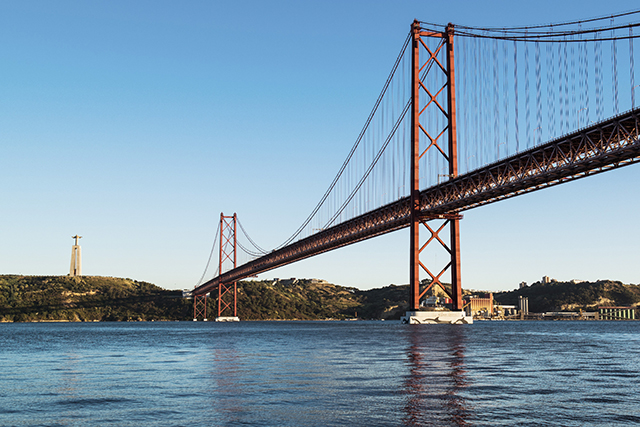
#> input picture py_curso_openVC/openCV_ex_prog/imgs/ponte.jpg, 640 x 427 px
$ python ex_openCV_31.py   (older library calls are emulated)
#> lines starting #> are read from the running program, lines starting #| are printed output that depends on the picture

import cv2
import numpy as np

img = cv2.imread('imgs/ponte.jpg')                # importa a imagem do ficheiro
#> img is the input picture: shape (427, 640, 3); mean B, G, R 172, 151.6, 124.8
img = cv2.cvtColor(img, cv2.COLOR_BGR2GRAY)  # converte para bW
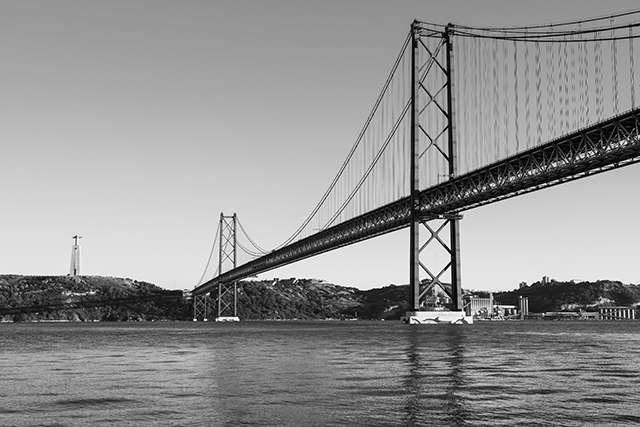
#> img: shape (427, 640); min 0, max 255, mean 145.9
lap = cv2.Laplacian(img, cv2.CV_64F)
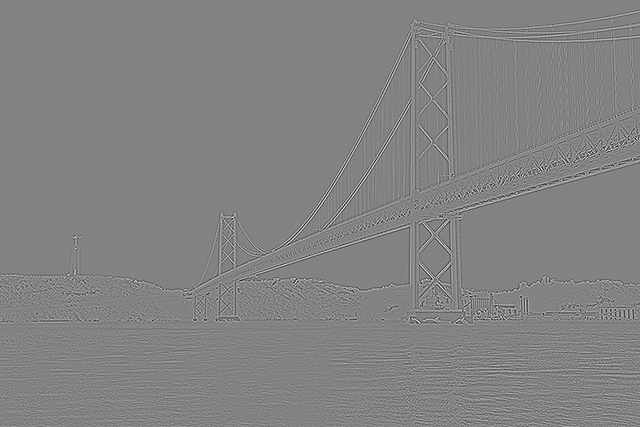
#> lap: shape (427, 640) float64; min -549, max 520, mean 0; drawn with min black and max white
lap = np.uint8(np.absolute(lap))
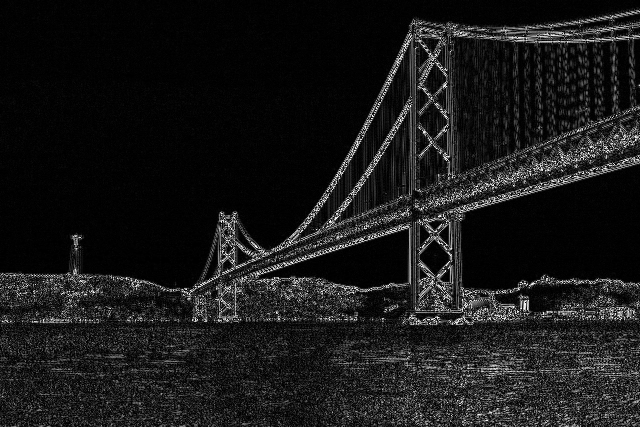
#> lap: shape (427, 640); min 0, max 255, mean 25.1
resultado = np.vstack([img, lap])
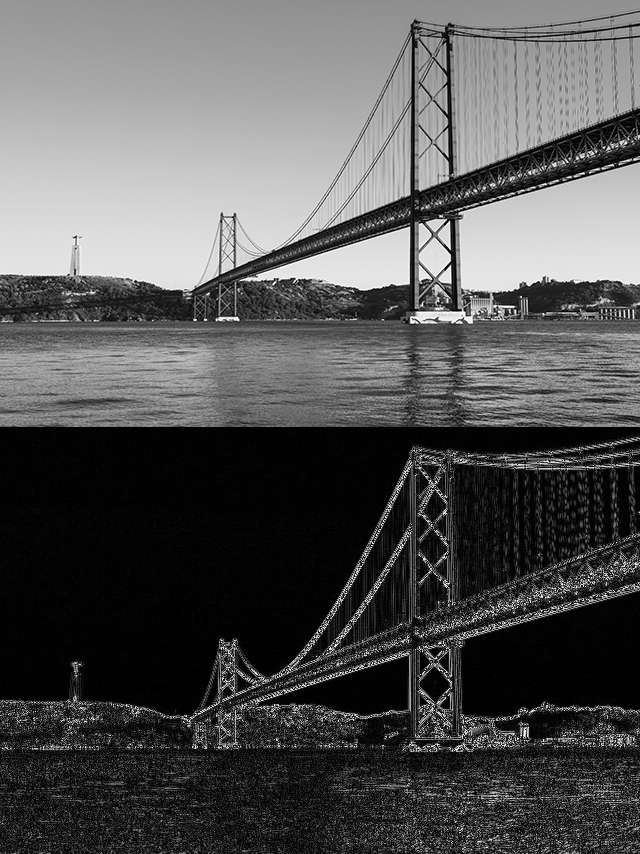
#> resultado: shape (854, 640); min 0, max 255, mean 85.5

cv2.imshow("Filtro Laplaciano", resultado)

cv2.waitKey(0)
cv2.destroyAllWindows()
# On Mac need to force to destroyAllWindows.
cv2.waitKey(1)

$ run again, with py_curso_openVC/openCV_ex_prog/imgs/bia.jpg copied over py_curso_openVC/openCV_ex_prog/imgs/ponte.jpg
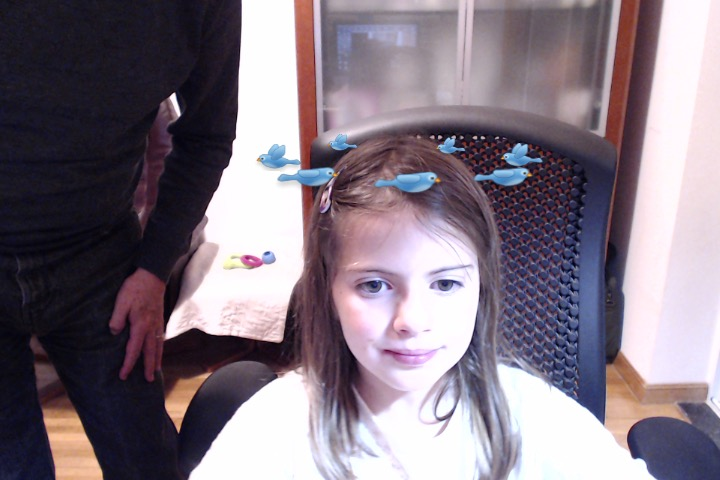
#> input picture py_curso_openVC/openCV_ex_prog/imgs/bia.jpg, 720 x 480 px
#> img is the input picture: shape (480, 720, 3); mean B, G, R 130, 118.4, 129.8
#> img: shape (480, 720)
#> `lap = np.uint8(np.absolute(lap))`:
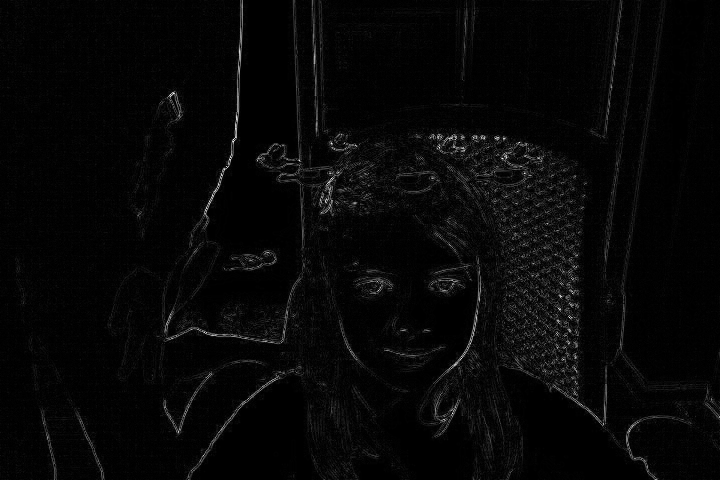
#> lap: shape (480, 720); min 0, max 254, mean 6.9
#> `resultado = np.vstack([img, lap])`:
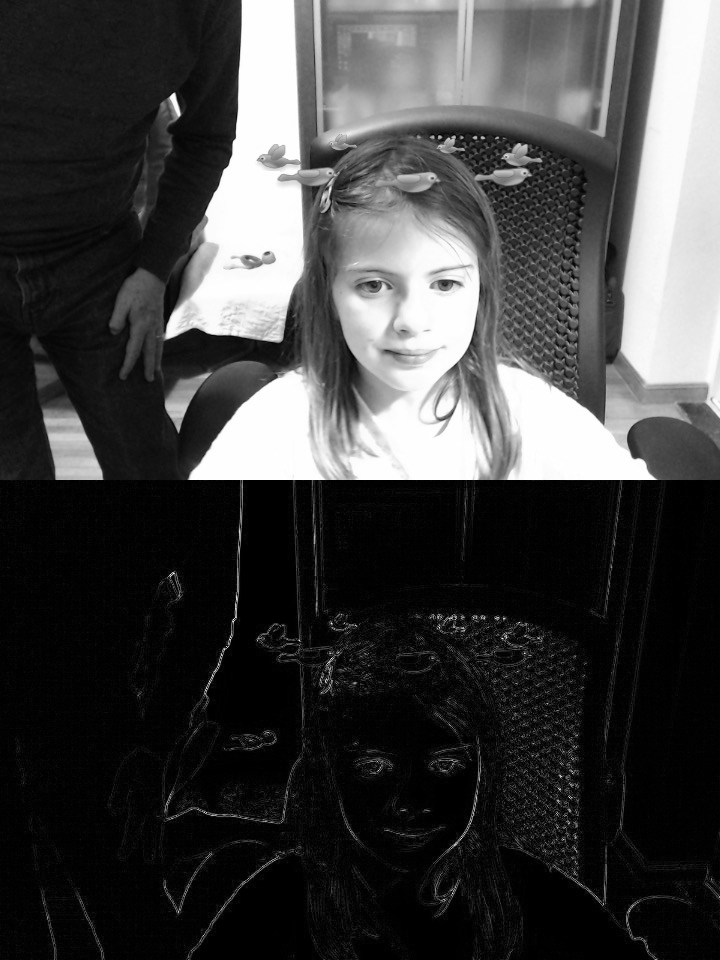
#> resultado: shape (960, 720); min 0, max 255, mean 65

$ run again, with py_curso_openVC/openCV_ex_prog/imgs/caras.jpg copied over py_curso_openVC/openCV_ex_prog/imgs/ponte.jpg
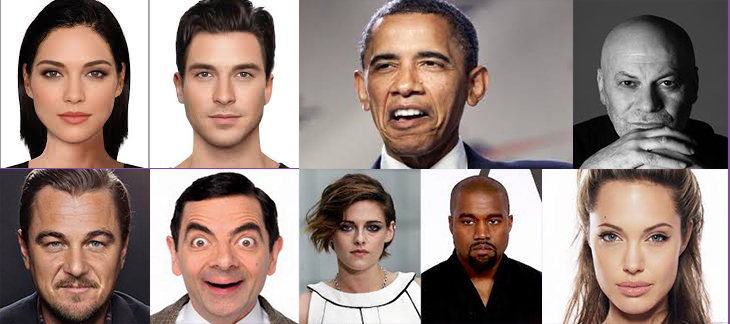
#> input picture py_curso_openVC/openCV_ex_prog/imgs/caras.jpg, 730 x 324 px
#> img is the input picture: shape (324, 730, 3); mean B, G, R 126.4, 133.1, 151.4
#> img: shape (324, 730)
#> `lap = np.uint8(np.absolute(lap))`:
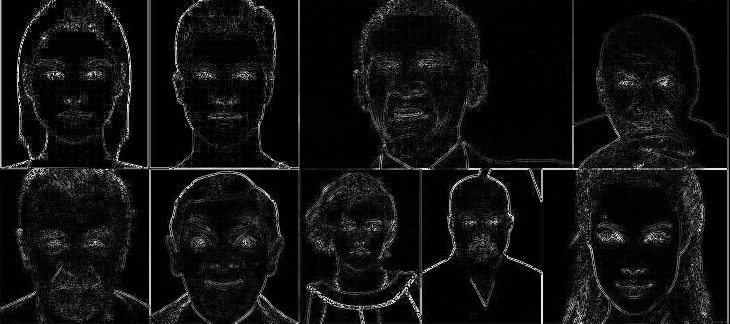
#> lap: shape (324, 730); min 0, max 255, mean 16.2
#> `resultado = np.vstack([img, lap])`:
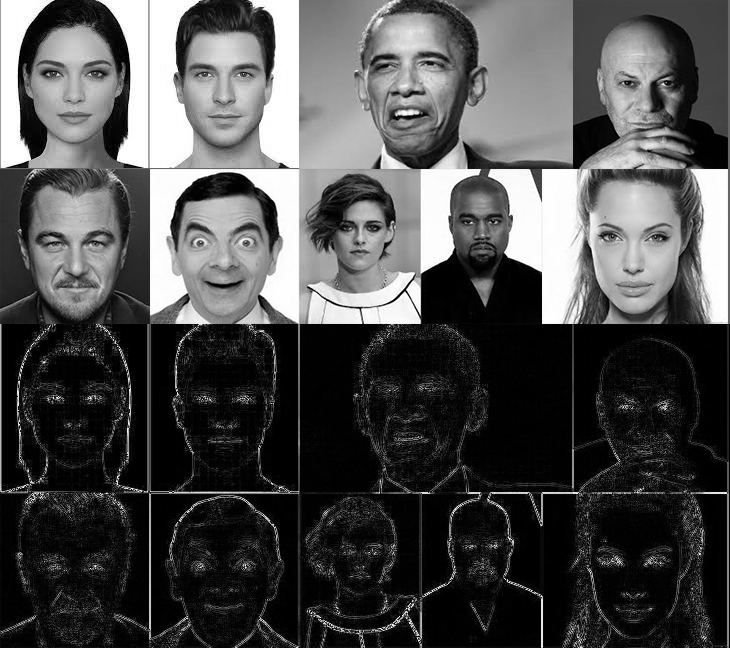
#> resultado: shape (648, 730); min 0, max 255, mean 77
